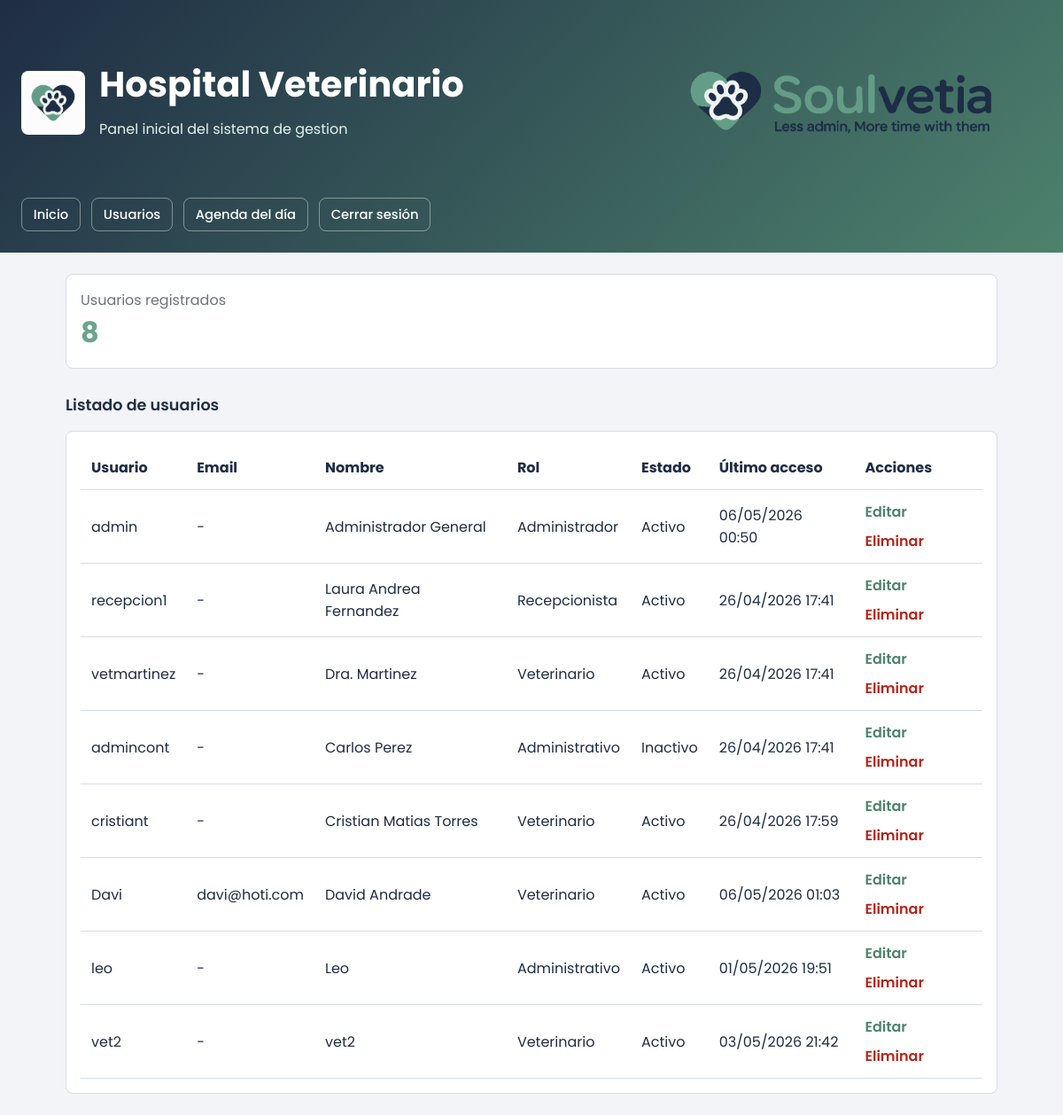
The page /usuarios/ (signed in) on the database as committed earlier.
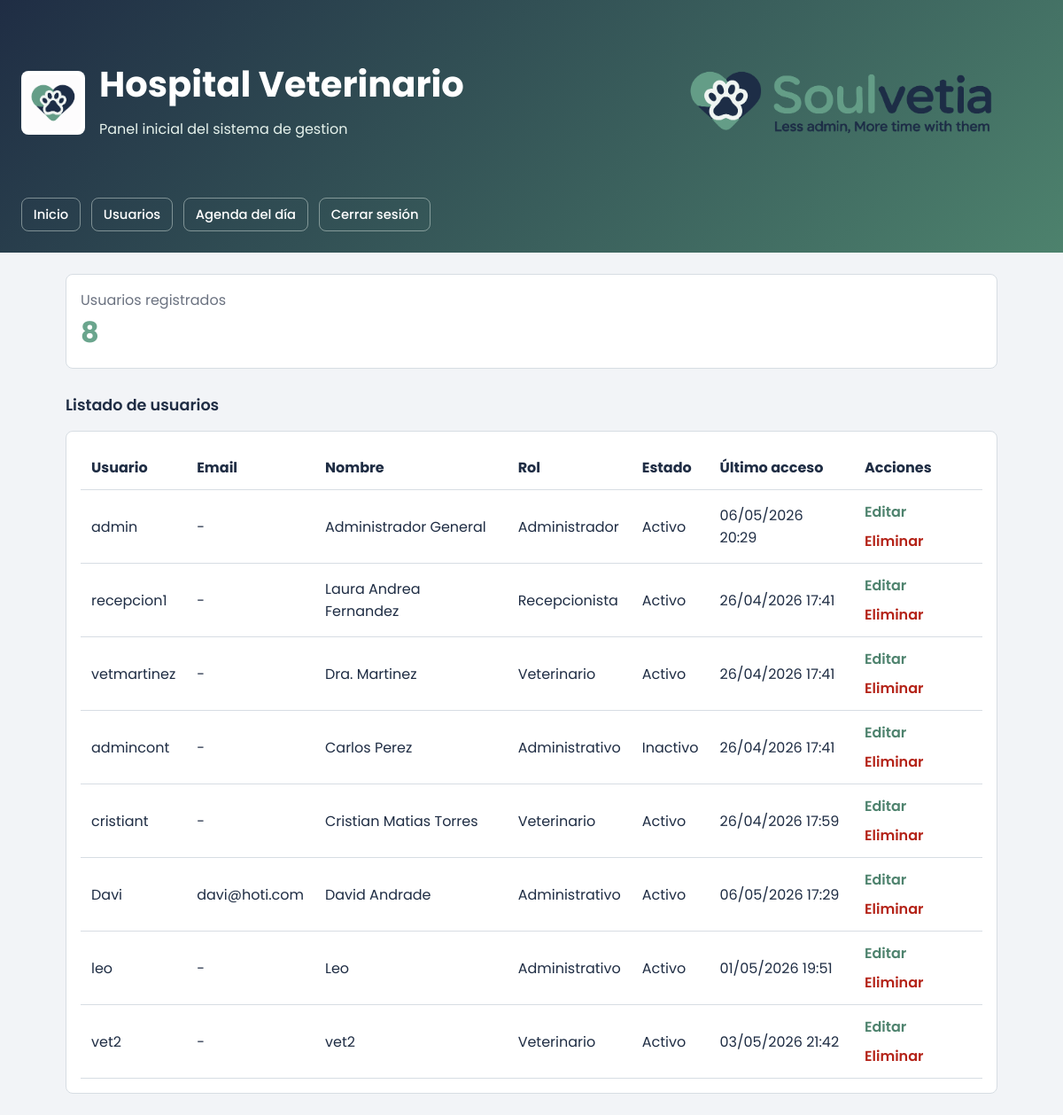
The same page on the database as committed later.
### tables this page shows
CREATE TABLE users (
                    id INTEGER PRIMARY KEY AUTOINCREMENT,
                    username TEXT NOT NULL UNIQUE,
                    full_name TEXT NOT NULL,
                    role TEXT NOT NULL,
                    status TEXT NOT NULL DEFAULT 'Activo',
                    last_access TEXT NOT NULL
                , password_hash TEXT NOT NULL DEFAULT '', email TEXT NOT NULL DEFAULT '');

### app/controllers/users_controller.py (the view)
@users_bp.route("/")
def index():
    users = service.get_users()
    return render_template("users.html", users=users, total_users=len(users))

### app/services/hospital_service.py (called while the page is built)
    def get_users(self) -> list[User]:
        return self.user_repository.list_all()

### app/services/user_repository.py (called while the page is built)
    def _connect(self) -> sqlite3.Connection:
        conn = sqlite3.connect(self.db_path)
        conn.row_factory = sqlite3.Row
        return conn

    def list_all(self) -> list[User]:
        with self._connect() as conn:
            rows = conn.execute("SELECT * FROM users ORDER BY id").fetchall()
        return [self._row_to_user(row) for row in rows]

    def _row_to_user(self, row: sqlite3.Row | dict) -> User:
        return User(
            id=row["id"],
            username=row["username"],
            full_name=row["full_name"],
            role=row["role"],
            status=row["status"],
            last_access=datetime.fromisoformat(row["last_access"]),
            email=row["email"] if "email" in row.keys() else "",
        )

### app/templates/users.html (shortened to what this page needs)
{% extends "base.html" %}
{% block content %}
<div class="grid">
  <div class="card">
    <div class="muted">Usuarios registrados</div>
    <div class="metric">{{ total_users }}</div>
  </div>
</div>
<div class="section-title" style="margin-top:0;">Listado de usuarios</div>
<div class="card">
  <table style="width:100%; border-collapse: collapse;">
    <thead>
      <tr>
        <th style="text-align:left; padding:0.75rem; border-bottom:1px solid var(--border);">Usuario</th>
        <th style="text-align:left; padding:0.75rem; border-bottom:1px solid var(--border);">Email</th>
        <th style="text-align:left; padding:0.75rem; border-bottom:1px solid var(--border);">Nombre</th>
        <th style="text-align:left; padding:0.75rem; border-bottom:1px solid var(--border);">Rol</th>
        <th style="text-align:left; padding:0.75rem; border-bottom:1px solid var(--border);">Estado</th>
        <th style="text-align:left; padding:0.75rem; border-bottom:1px solid var(--border);">Último acceso</th>
        <th style="text-align:left; padding:0.75rem; border-bottom:1px solid var(--border);">Acciones</th>
      </tr>
    </thead>
    <tbody>
      {% for user in users %}
      <tr>
        <td style="padding:0.75rem; border-bottom:1px solid var(--border);">{{ user.username }}</td>
        <td style="padding:0.75rem; border-bottom:1px solid var(--border);">{{ user.email or '-' }}</td>
        <td style="padding:0.75rem; border-bottom:1px solid var(--border);">{{ user.full_name }}</td>
        <td style="padding:0.75rem; border-bottom:1px solid var(--border);">{{ user.role }}</td>
        <td style="padding:0.75rem; border-bottom:1px solid var(--border);">{{ user.status }}</td>
        <td style="padding:0.75rem; border-bottom:1px solid var(--border);">{{ user.last_access.strftime("%d/%m/%Y %H:%M") }}</td>
        <td style="padding:0.75rem; border-bottom:1px solid var(--border); display:flex; gap:0.5rem; flex-wrap:wrap;">
          <a href="{{ url_for('users.edit', user_id=user.id) }}" class="link">Editar</a>
          <form method="post" action="{{ url_for('users.delete', user_id=user.id) }}" onsubmit="return confirm('¿Eliminar este usuario?');" style="margin:0;">
            <button type="submit" class="danger-link">Eliminar</button>
          </form>
        </td>
      </tr>
      {% endfor %}
    </tbody>
  </table>
</div>
{% endblock %}

### app/templates/base.html (shortened to what this page needs)
<!doctype html>
<html lang="es">
  <head>
  </head>
  <body class="{% block body_class %}{% endblock %}">
    {% block auth_content %}
    <header>
      <div class="header-content">
        <div class="header-row">
          <div class="brand">
            <img class="brand-icon" src="{{ url_for('static', filename='resources/Icono2.png') }}" alt="Hospital Veterinario">
            <div>
              <h1>Hospital Veterinario</h1>
              <p>Panel inicial del sistema de gestion</p>
            </div>
          </div>
          <img class="hero-banner" src="{{ url_for('static', filename='resources/Banner.png') }}" alt="Soulvetia">
        </div>
        <nav class="nav">
          <a href="/">Inicio</a>
          <a href="/usuarios/">Usuarios</a>
          {% if session.user_id %}
            <a href="{{ url_for('dashboard.index') }}">Agenda del día</a>
            <form class="nav-form" method="post" action="{{ url_for('auth.logout') }}">
              <button type="submit">Cerrar sesión</button>
            </form>
          {% endif %}
        </nav>
      </div>
    </header>
    <main>
      {% block content %}{% endblock %}
    </main>
    {% endblock %}
  </body>
</html>

### app/templates/base.html (style rules this page uses)
:root { --primary: #6AA58D; --primary-dark: #4d826d; --ink: #1F2D44; --surface: #F2F4F7; --surface-tint: #E6F2EC; --card: #ffffff; --muted: #6B7280; --border: #d7dde3; --danger: #b42318; --danger-bg: #fff1f0; --success-bg: #E6F2EC; --accent: var(--primary); --success: #2d6a4f; --text-muted: var(--muted); --surface-2: #f2f4f7; --text: var(--ink); }
* { box-sizing: border-box; }
body { margin: 0; font-family: "Poppins", Arial, Helvetica, sans-serif; background: var(--surface); color: var(--ink); }
header { background: linear-gradient(135deg, var(--ink), var(--primary-dark)); color: white; min-height: 240px; padding: 0; }
.hero-banner { width: 100%; max-width: 460px; height: auto; display: block; }
.header-content { min-height: 240px; display: flex; flex-direction: column; justify-content: center; padding: 1.5rem; }
.header-row { display: flex; align-items: center; justify-content: space-between; gap: 1.5rem; }
header h1 { margin: 0; font-size: clamp(1.8rem, 4vw, 2.5rem); font-weight: 700; line-height: 1.1; }
header p { color: var(--surface-tint); margin-bottom: 0; font-weight: 400; }
.brand { display: flex; align-items: center; gap: 1rem; max-width: 720px; }
.brand-icon { width: 72px; height: 72px; border-radius: 8px; background: white; object-fit: contain; padding: 0.25rem; }
.nav { display: flex; gap: 0.75rem; flex-wrap: wrap; margin-top: 1rem; }
.nav a, .nav button { color: white; text-decoration: none; border: 1px solid rgba(230,242,236,0.45); padding: 0.45rem 0.8rem; border-radius: 8px; font-size: 0.92rem; font-weight: 500; background: transparent; font-family: inherit; cursor: pointer; }
.nav-form { margin: 0; }
main { max-width: 1100px; margin: 0 auto; padding: 1.5rem; }
.grid { display: grid; grid-template-columns: repeat(auto-fit, minmax(220px, 1fr)); gap: 1rem; }
.card { background: var(--card); border: 1px solid var(--border); border-radius: 8px; padding: 1rem; }
.metric { font-size: 2rem; font-weight: 700; color: var(--primary); }
.section-title { margin: 1.5rem 0 1rem; font-size: 1.1rem; color: var(--ink); font-weight: 600; }
.muted { color: var(--muted); }
.link { color: var(--primary-dark); font-weight: 600; text-decoration: none; }
.danger-link { border: none; background: none; color: var(--danger); cursor: pointer; font: inherit; font-weight: 600; padding: 0; }

Rows that differ between the two databases and show on the page:
changed users "admin": last_access "06/05/2026 00:50" → "06/05/2026 20:29"
changed users "Davi": role "Veterinario" → "Administrativo"; last_access "06/05/2026 01:03" → "06/05/2026 17:29"
